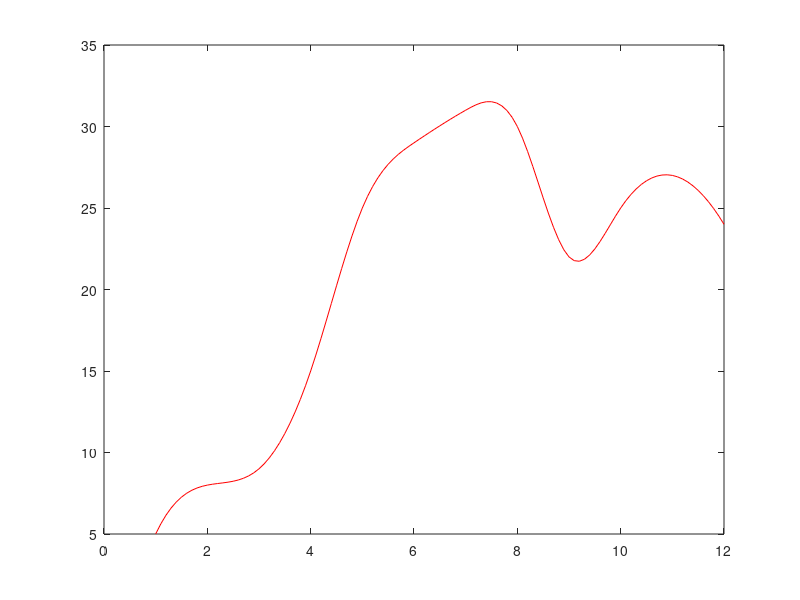

This chart was generated by the following MATLAB code:
x=1:1:12;
y=[5,8,9,15,25,29,31,30,22,25,27,24];
plot(x,y,'o');
x1=1:1/10:12;
y1=interp1(x,y,x1,'spline');
plot(x1,y1,'r');